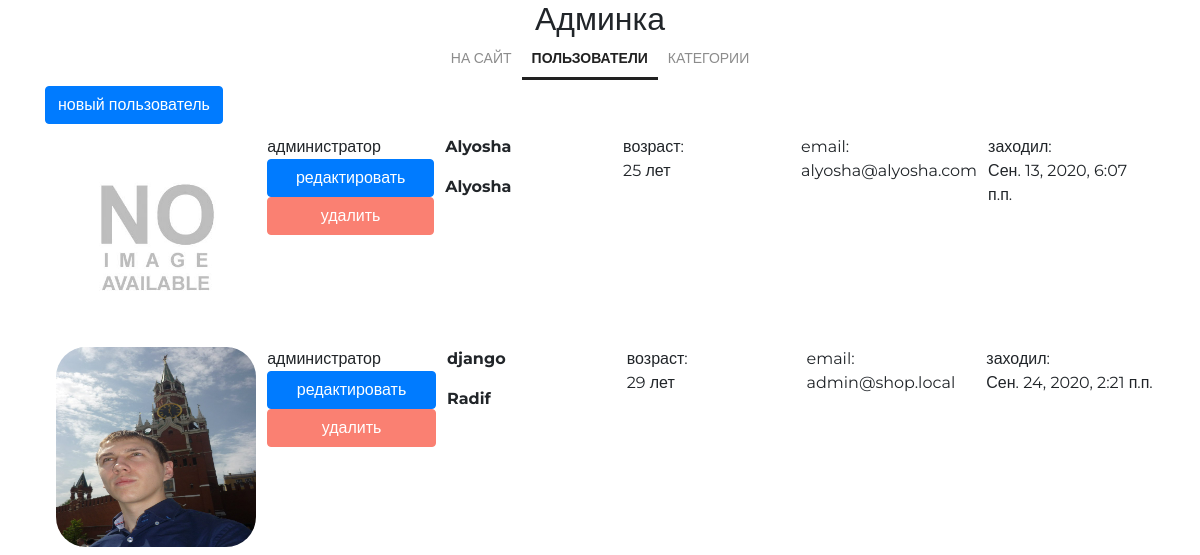
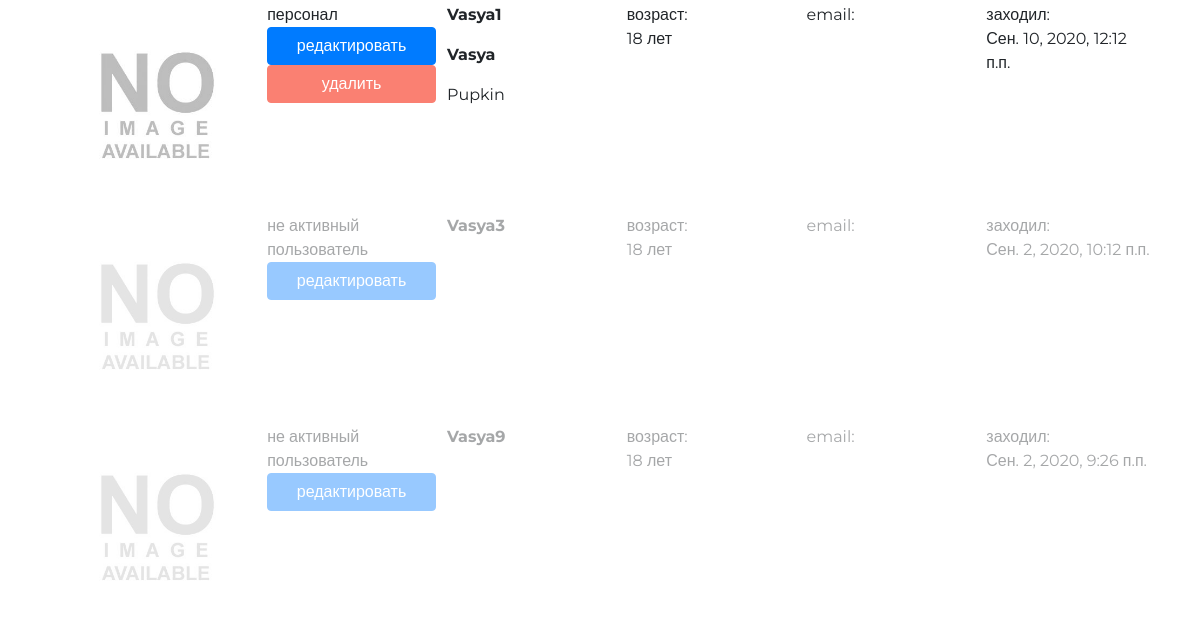
Before: /my/admin/ (signed in) with the older database file (2 pictures, top to bottom).
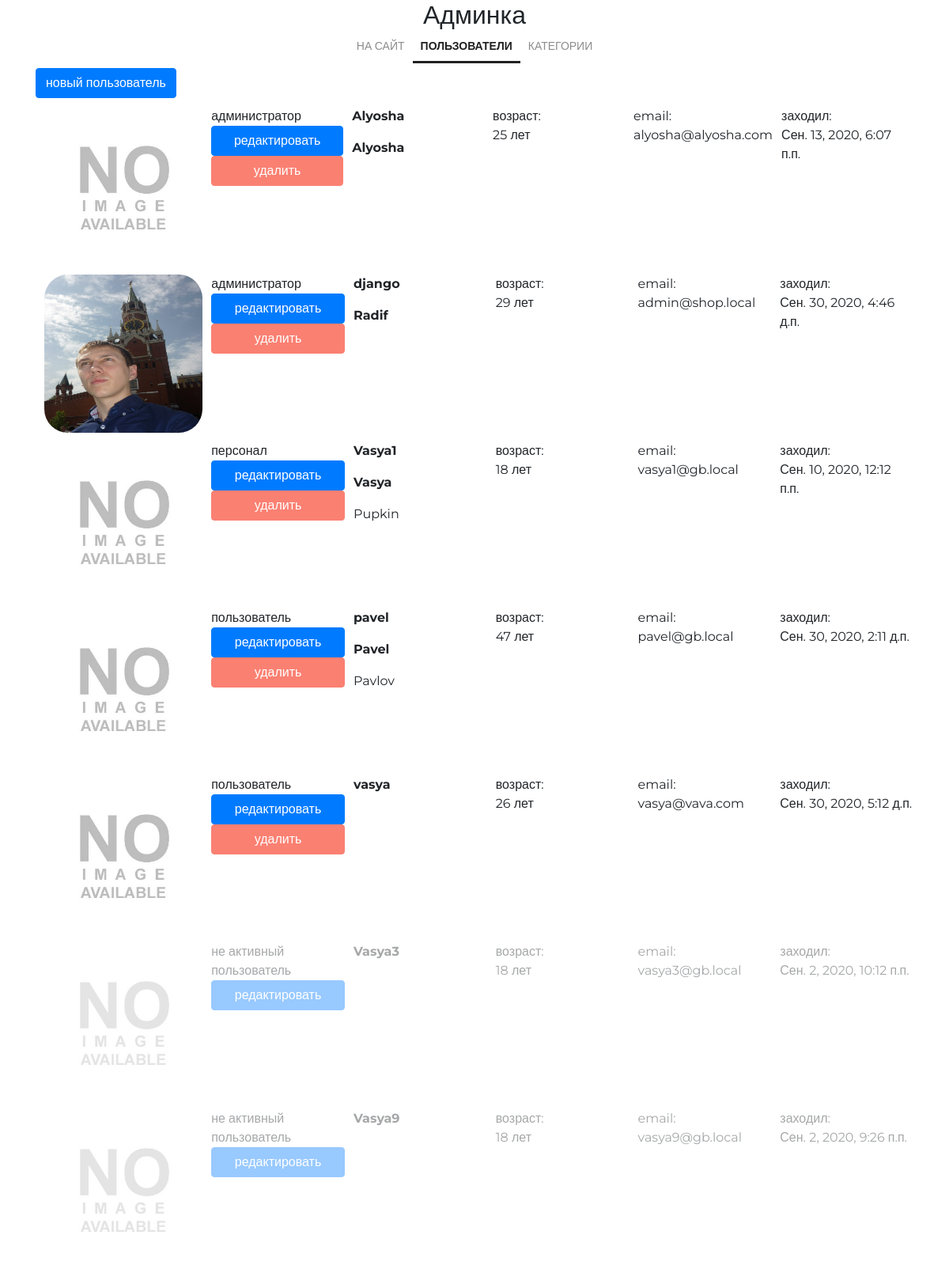
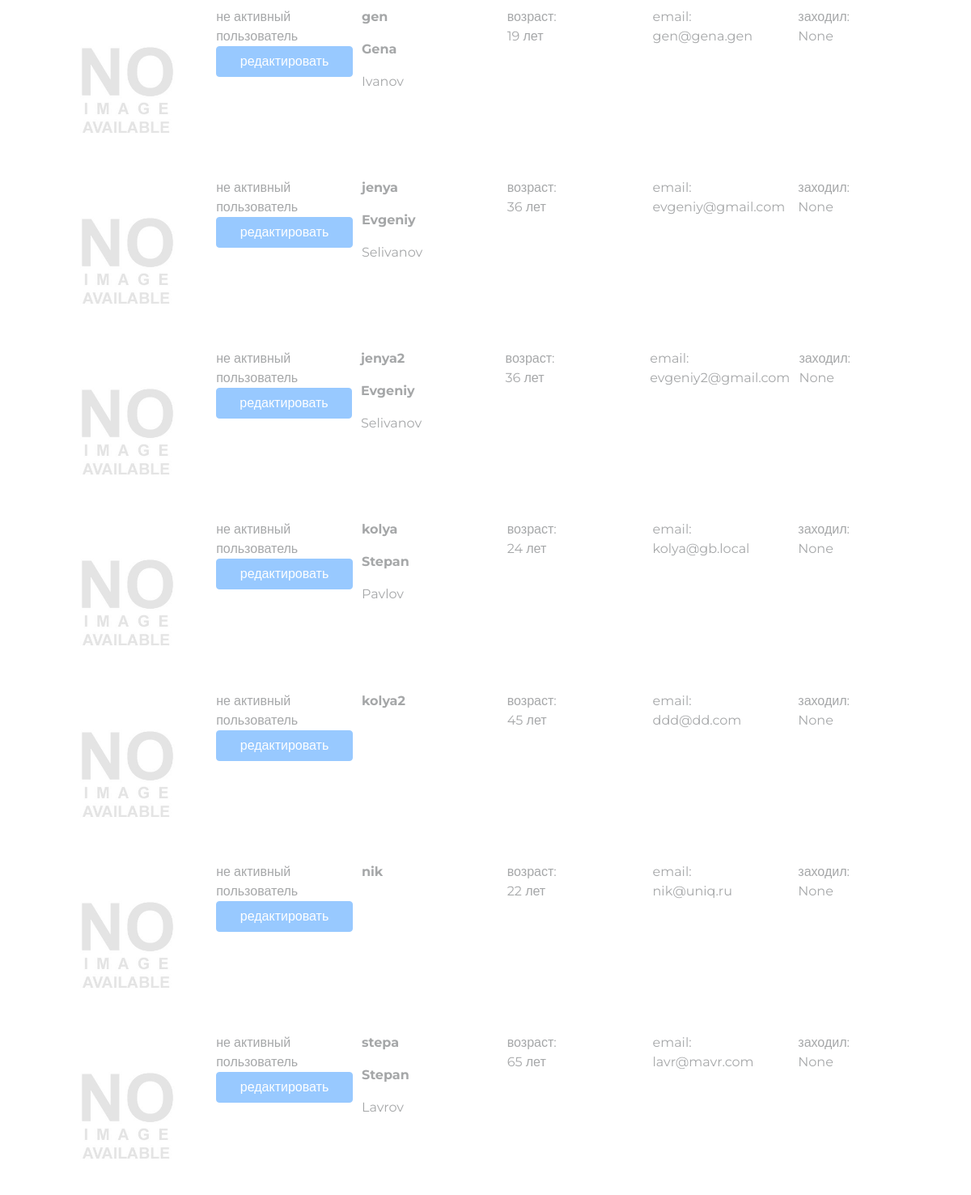
After: the same page with the newer database file (2 pictures, top to bottom).
### authapp/models.py (models this page shows, shortened)
class ShopUser(AbstractUser):
    email = models.EmailField(verbose_name='электронный адрес', unique=True)
    age = models.PositiveIntegerField(verbose_name='возраст', null=True)
    avatar = models.ImageField(upload_to='users_avatars', blank=True)
    activation_key = models.CharField(max_length=128, blank=True)
    activation_key_expires = models.DateTimeField(
        default=get_activation_key_expires
    )
    class Meta:
        verbose_name = 'Пользователь'
        verbose_name_plural = 'Пользователи'
        ordering = ['-is_active', '-is_superuser', '-is_staff', 'username']

### adminapp/views.py (the view)
# urls.py: path('', adminapp.UsersList.as_view(), name='index'),
class UsersList(OnlySuperUserMixin, PageTitleMixin, ListView):
    model = get_user_model()
    page_title = 'админка/пользователи'

### adminapp/views.py (called while the page is built)
    @method_decorator(user_passes_test(lambda x: x.is_superuser))
    def dispatch(self, request, *args, **kwargs):
        return super().dispatch(request, *args, **kwargs)

    def get_context_data(self, *, object_list=None, **kwargs):
        data = super().get_context_data(object_list=None, **kwargs)
        if hasattr(self, 'page_title'):
            data['page_title'] = self.page_title
        return data

### mainapp/context_processors.py (called while the page is built)
def get_categories(request):
    return {
        'categories': ProductCategory.objects.filter(is_active=True),
    }

### mainapp/templatetags/my_tags.py (called while the page is built)
@register.filter(name='media_folder_users')  # регистрация фильтра через декоратор
def media_folder_users(string):
    if not string:
        string = 'users_avatars/default.jpg'
    return f'{settings.MEDIA_URL}{string}'

### adminapp/templates/authapp/shopuser_list.html
{% extends 'adminapp/base.html' %}
{% load static %}
{% load my_tags %}
{% block container %}
    <div class="users-list">
        <a href="{% url 'my_admin:user_create' %}" class="btn btn-primary new-user">
            новый пользователь
        </a>
        {% for shop_user in object_list %}
            <div class="user-record
                {% if not shop_user.is_active %}
                    not-active
                {% endif %}">
                <div>
                    <img src="{{ shop_user.avatar|media_folder_users }}"
                     alt="{{ shop_user.username }}">
                </div>
                <div class="user-role">
                    {% if not shop_user.is_active %}
                        не активный
                    {% endif %}
                    {% if shop_user.is_superuser %}
                        администратор
                    {% elif shop_user.is_staff %}
                        персонал
                    {% else %}
                        пользователь
                    {% endif %}
                    <a href="{% url 'my_admin:user_update' pk=shop_user.pk %}"
                       class="btn btn-primary">
                        редактировать
                    </a>
                    {% if shop_user.is_active %}
                        <a href="{% url 'my_admin:user_delete' pk=shop_user.pk %}"
                           class="btn btn-primary">
                            удалить
                        </a>
                    {% endif %}
                </div>
                <div class="user-name">
                    <p><strong>{{ shop_user.username }}</strong></p>
                    <p>
                        {% if shop_user.first_name %}
                            <b>{{ shop_user.first_name|title }}</b>
                            {% if shop_user.last_name %}
                                <p>{{ shop_user.last_name|title }}</p>
                            {% endif %}
                        {% endif %}
                    </p>
                </div>
                <div class="user-age">
                    возраст:<br>
                    {{ shop_user.age }} лет
                </div>
                <div class="user-email">
                    email:<br>
                    {{ shop_user.email }}
                </div>
                <div class="user-lastlogin">
                    заходил:<br>
                    {{ shop_user.last_login }}
                </div>
            </div>
        {% endfor %}
    </div>
{% endblock %}

### adminapp/templates/adminapp/base.html (shortened to what this page needs)
{% load static %}
<!DOCTYPE html>
<html lang="en">
<head>
    {% block css %}
        <link rel="stylesheet"
              href="{% static 'node_modules/bootstrap/dist/css/bootstrap.min.css' %}">
        <link rel="stylesheet" href="{% static 'fonts/icomoon/style.css' %}">
        <link rel="stylesheet" href="{% static 'css/style.css' %}">
    {% endblock %}
</head>
<body>
<div class="container admin-container">
    <div class="h2 text-center head">
        Админка
    </div>
    {% block menu %}
        <div class="admin-menu">
            {% include 'adminapp/includes/inc__admin_menu.html' %}
        </div>
    {% endblock %}
    {% block container %}
    {% endblock %}
</div>
</body>
</html>

### adminapp/templates/adminapp/includes/inc__admin_menu.html (shortened to what this page needs)
<ul class="admin-menu">
    <li class="admin-menu-list">
        <a href="{% url 'main:index' %}" class="menu_link">на сайт</a>
    </li>
    <li class="admin-menu-list">
        <a href="{% url 'my_admin:index' %}" class="
        menu_link
        {% if request.resolver_match.url_name == 'index' %}
            menu_link__active
        {% endif %}
">пользователи</a>
    </li>
    <li class="admin-menu-list">
        <a href="{% url 'my_admin:categories_read' %}" class="
        menu_link
        ">
            {% if category %}
                категория: {{ category.name }}
            {% else %}
                категории
            {% endif %}
        </a>
    </li>
</ul>

### static/css/style.css (style rules this page uses)
* { margin: 0; padding: 0; }
html { height: 100%; }
body { height: 100%; font-family: "Montserrat", sans-serif; }
.container { width: 1366px; margin: 0 auto; }
.menu_link { color: #8c8c8c; font-size: 14px; font-weight: 300; text-transform: uppercase; text-decoration: none; padding: 10px 10px; transition: 0.1s; }
.menu_link__active { color: #212121; font-weight: 700; border-bottom: solid 3px #212121; }
.admin-menu { display: flex; justify-content: center; }
.admin-menu-list { list-style-type: none; }
.admin-menu-list a { text-decoration: none; }
.users-list .not-active { opacity: 40%; }
.users-list .new-user { margin-bottom: 1%; }
.users-list .user-record { display: flex; margin-bottom: 1%; }
.users-list .user-record div { width: 20%; margin-left: 1%; }
.users-list .user-record img { width: 200px; height: 200px; border-radius: 15%; }
.users-list .user-role { display: flex; flex-direction: column; }
.users-list .user-role a:nth-child(2n) { background: salmon; border-color: salmon; }

Changed rows visible on the page:
changed ShopUser "django": last_login "Сен. 24, 2020, 2:21 п.п." → "Сен. 30, 2020, 4:46 д.п."
changed ShopUser "Vasya1": email (not shown) → "vasya1@gb.local"
added ShopUser: is_superuser "пользователь", is_active "удалить", username "pavel", first_name "Pavel", last_name "Pavlov", age "47", email "pavel@gb.local", last_login "Сен. 30, 2020, 2:11 д.п."
added ShopUser: is_superuser "пользователь", is_active "удалить", username "vasya", age "26", email "vasya@vava.com", last_login "Сен. 30, 2020, 5:12 д.п."
changed ShopUser "Vasya3": email (not shown) → "vasya3@gb.local"
changed ShopUser "Vasya9": email (not shown) → "vasya9@gb.local"
added ShopUser: is_active "не активный", is_superuser "пользователь", username "gen", first_name "Gena", last_name "Ivanov", age "19", email "gen@gena.gen", last_login "None"
added ShopUser: is_active "не активный", is_superuser "пользователь", username "jenya", first_name "Evgeniy", last_name "Selivanov", age "36", email "evgeniy@gmail.com", last_login "None"
added ShopUser: is_active "не активный", is_superuser "пользователь", username "jenya2", first_name "Evgeniy", last_name "Selivanov", age "36", email "evgeniy2@gmail.com", last_login "None"
added ShopUser: is_active "не активный", is_superuser "пользователь", username "kolya", first_name "Stepan", last_name "Pavlov", age "24", email "kolya@gb.local", last_login "None"
added ShopUser: is_active "не активный", is_superuser "пользователь", username "kolya2", age "45", email "ddd@dd.com", last_login "None"
added ShopUser: is_active "не активный", is_superuser "пользователь", username "nik", age "22", email "nik@uniq.ru", last_login "None"
added ShopUser: is_active "не активный", is_superuser "пользователь", username "stepa", first_name "Stepan", last_name "Lavrov", age "65", email "lavr@mavr.com", last_login "None"
